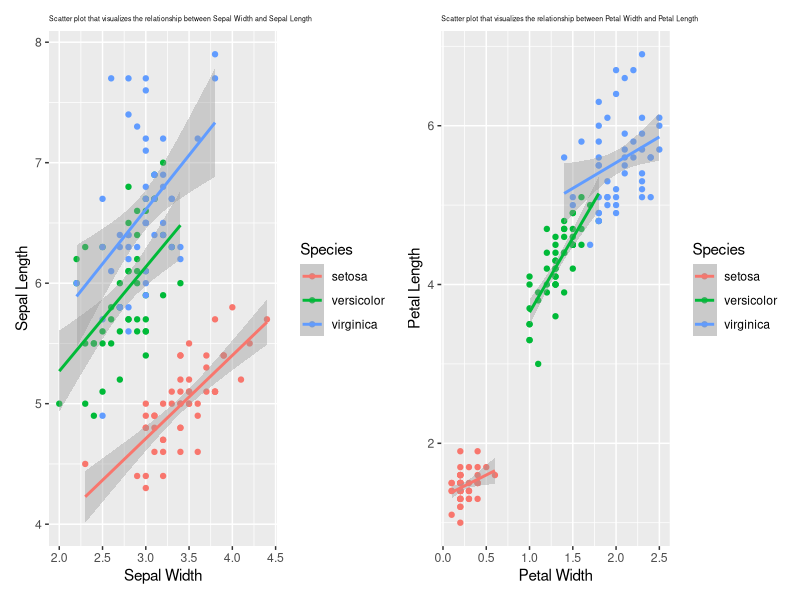
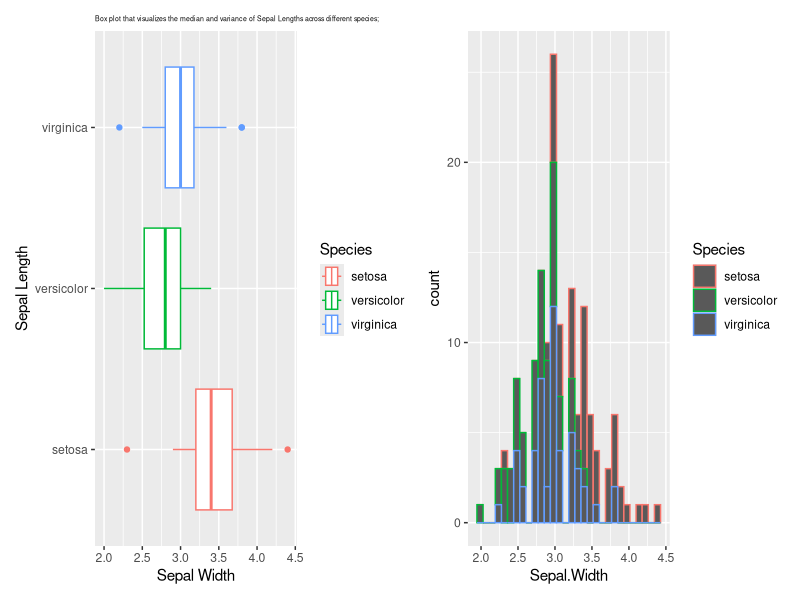

Source code (R) for these figures, in order:
library(dplyr)
library(ggplot2)
library(patchwork)
#iris is a core dataset and can be loaded like this
data(iris)
# can look at the first 5 entries
head(iris, 5)


# select(data,field_1,field_2...,field_N)

# 1) Scatter plot that visualizes the relationship between Sepal Width and Sepal Length;

# plot one liner using pipe symbol
# length_width <- select(iris,Sepal.Length,Sepal.Width) %>% plot(xlab="Sepal Length",ylab="Sepal Width")

# https://bookdown.org/dli/rguide/scatterplots-and-best-fit-lines-two-sets.html



#R way of doing things
# sepal_length_width <- plot(iris$Sepal.Width ~ iris$Sepal.Length,xlab="Sepal Width",ylab="Sepal Length")
# abline(lm(iris$Sepal.Width ~ iris$Sepal.Length), col = "red")

# petal_length_width <- plot(iris$Petal.Width ~ iris$Petal.Length,xlab="Petal Width",ylab="Petal Length",)
# abline(lm(iris$Petal.Width ~ iris$Petal.Length), col = "red")


# write to pdf
pdf(file="./lab-plots.pdf",width=10,height=5)

par(mfrow=c(2,2))

# GGplot2 way of doing things

p1 <- ggplot(data=iris,aes(x=Sepal.Width,y=Sepal.Length,colour=Species)) + geom_point() + stat_smooth(method='lm') + labs(x="Sepal Width",y="Sepal Length",title = "Scatter plot that visualizes the relationship between Sepal Width and Sepal Length") + theme(plot.title = element_text(size=5))

p2 <- ggplot(data=iris,aes(x=Petal.Width,y=Petal.Length,colour=Species)) + geom_point() + stat_smooth(method='lm') + labs(x="Petal Width",y="Petal Length",title = "Scatter plot that visualizes the relationship between Petal Width and Petal Length") + theme(plot.title = element_text(size=5))

p3 <-ggplot(data=iris, aes(x=Sepal.Width, y=Species,colour=Species)) + geom_boxplot() + labs(x="Sepal Width",y="Sepal Length",title = "Box plot that visualizes the median and variance of Sepal Lengths across different species;") + theme(plot.title = element_text(size=5))

p4 <- ggplot(data=iris, aes(x=Sepal.Width,colour=Species)) + geom_histogram() + theme(plot.title = element_text(size=5,hjust=TRUE))

(p1 | p2) 

(p3 | p4)

dev.off()

